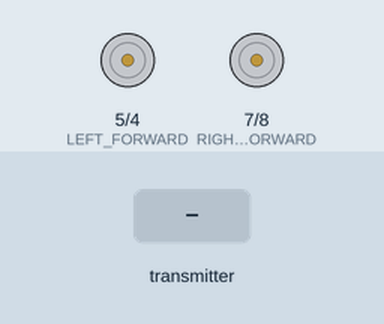
Simulated run of this sketch. Board: Arduino Uno, built with avr-gcc and run on an emulated ATmega328P. Shown: motor-driver pin pairs drawn as motors (green arrow = first pin HIGH = forward, orange = second pin HIGH = backward, longer = more drive). Inputs (shaded band) come from the test bench. No radio packets arrive unless stated; what the sketch prints to the serial monitor is not drawn.

Above: at 1.2 s.
1.3 s: the transmitter starts sending engineInfo.0 = 0
At 2.5 s:
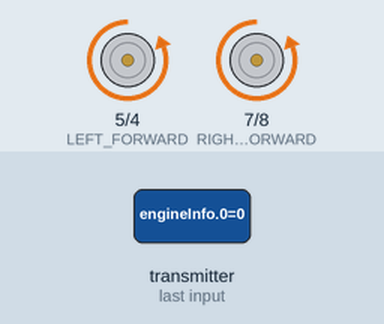
2.8 s: the transmitter starts sending engineInfo.2 = 64
At 3.9 s:
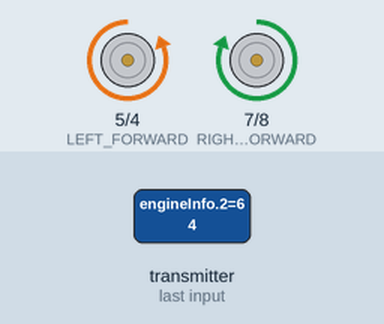
4.3 s: the transmitter starts sending engineInfo.0 = 64
At 5.0 s:
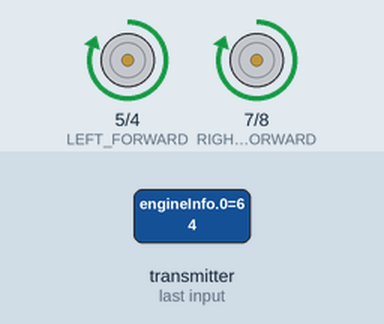
5.8 s: the transmitter starts sending engineInfo.2 = 0
At 6.1 s:
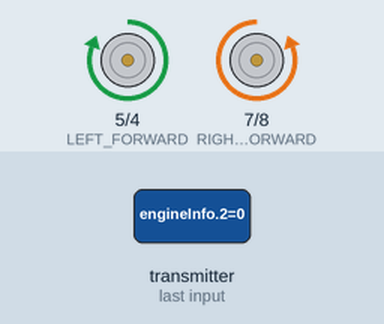
7.3 s: the transmitter starts sending engineInfo.2 = 128
At 8.5 s:
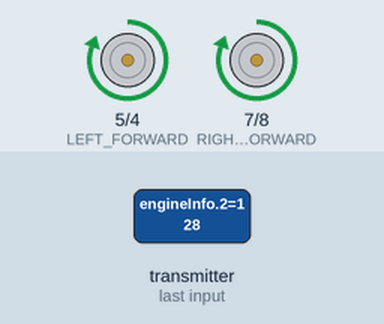
Timing chart, 0 to 9.8 s (numbered marks = the images above; inputs shaded):
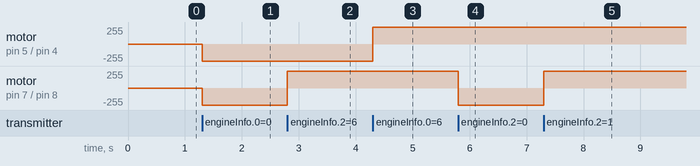

Measured:
- after the input at 1.3 s, motor on pin 5 (LEFT_FORWARD) / pin 4 (LEFT_BACKWARD), motor on pin 7 (RIGHT_FORWARD) / pin 8 (RIGHT_BACKWARD): stopped → backward 255/255 at once
- after the input at 2.8 s, motor on pin 7 (RIGHT_FORWARD) / pin 8 (RIGHT_BACKWARD): backward 255/255 → forward 255/255 at once
- after the input at 4.3 s, motor on pin 5 (LEFT_FORWARD) / pin 4 (LEFT_BACKWARD): backward 255/255 → forward 255/255 at once
- after the input at 5.8 s, motor on pin 7 (RIGHT_FORWARD) / pin 8 (RIGHT_BACKWARD): forward 255/255 → backward 255/255 at once
- after the input at 7.3 s, motor on pin 7 (RIGHT_FORWARD) / pin 8 (RIGHT_BACKWARD): backward 255/255 → forward 255/255 at once

The sketch:

ROBO_BRO_WHIRELES.ino
```cpp
#include <SPI.h>
#include "nRF24L01.h"
#include "RF24.h"
#include "printf.h"
#include "ReceiveEngineState.h"

/*распиновка беловола
int RIGHTWHEEL_BACKWARD = 5;
int RIGHTWHEEL_FORWARD = 4;
int LEFTWHEEL_FORWARD = 3;
int LEFTWHEEL_BACKWARD = 2;*/

/* Предыдущая распиновка до добавления ENA ENB
#define LEFT_FORWARD 3
#define LEFT_BACKWARD 2
#define RIGHT_FORWARD 4
#define RIGHT_BACKWARD 5*/

#define LEFT_FORWARD 5
#define LEFT_BACKWARD 4
#define RIGHT_FORWARD 7
#define RIGHT_BACKWARD 8

#define POWER_RIGHT 6
#define POWER_LEFT 3

void setup()
{
  Serial.begin(9600);
  printf_begin();//привязка printf() к Serial

  //илициализация управляющих ножек
  pinMode(LEFT_FORWARD, OUTPUT);
  pinMode(RIGHT_FORWARD, OUTPUT);
  pinMode(LEFT_BACKWARD, OUTPUT);
  pinMode(RIGHT_BACKWARD, OUTPUT);

  initNRF();
}

void loop()
{
  moveBot();
}

void moveBot() {
  byte leftState;
  byte leftPower;
  byte rightState;
  byte rightPower;
  bool isAvailable = receiveEngineState(leftState, leftPower, rightState, rightPower);

  if(isAvailable) {
//    Serial.write(leftState);
//    Serial.write(leftPower);
//    Serial.write(rightState);
//    Serial.write(rightPower);
//    Serial.write("\n");
//
    Move(leftState, leftPower, rightState, rightPower);
  }
}

void Move(byte &leftState, byte &leftPower, byte &rightState, byte &rightPower)
{
    analogWrite(POWER_LEFT, leftPower);
    digitalWrite(LEFT_FORWARD, leftState);
    digitalWrite(LEFT_BACKWARD, !leftState);

    analogWrite(POWER_RIGHT, rightPower);
    digitalWrite(RIGHT_FORWARD, rightState);
    digitalWrite(RIGHT_BACKWARD, !rightState);
}
```

ReceiveEngineState.h
```cpp
RF24 radio(9, 10);
byte roboBroAddr[6] = "2Node";//адрес робо-бро, он будет принимать данные

void initNRF() {
  //начало работы радио
  radio.begin();//инициализация
  printf("Is nRF24L01: %d\n\n", radio.isPVariant());//вывод информации о подключении nRF24
  radio.openReadingPipe(0, roboBroAddr);//открытие порта для чтения
  radio.setPALevel(RF24_PA_HIGH);//установка уровня питания
  radio.startListening();//начало прослушивания
  radio.printDetails();//вывод отладочной информации
}

bool receiveEngineState(byte &leftState, byte &leftPower, byte &rightState, byte &rightPower) {
  if (radio.available()) {
    byte engineInfo[4];
    radio.read(&engineInfo, sizeof(engineInfo));

    leftState = engineInfo[0];
    leftPower = engineInfo[1];
    rightState = engineInfo[2];
    rightPower = engineInfo[3];
    return true;
  }
  return false;
}
```

printf.h
```cpp
#ifndef __PRINTF_H__
#define __PRINTF_H__

#ifdef ARDUINO

int serial_putc( char c, FILE * )
{
  Serial.write( c );

  return c;
}

void printf_begin(void)
{
  fdevopen( &serial_putc, 0 );
}

#else
#error This example is only for use on Arduino.
#endif // ARDUINO

#endif // __PRINTF_H__
```
